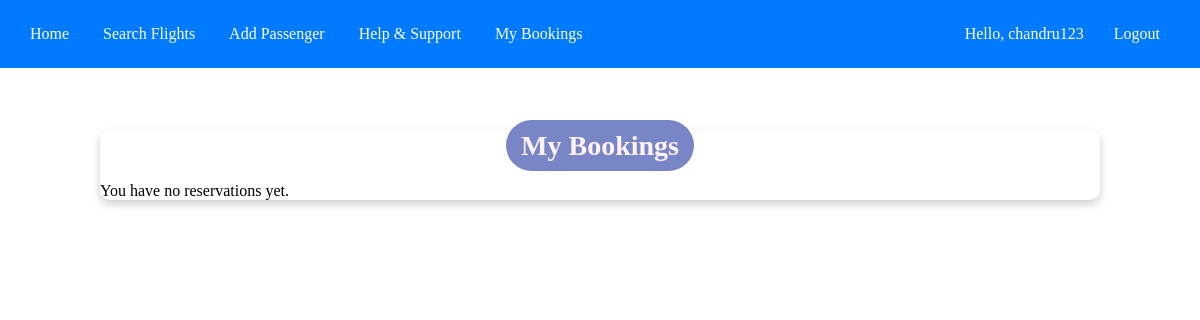
Page /my-bookings/ (signed in) on the earlier database version.
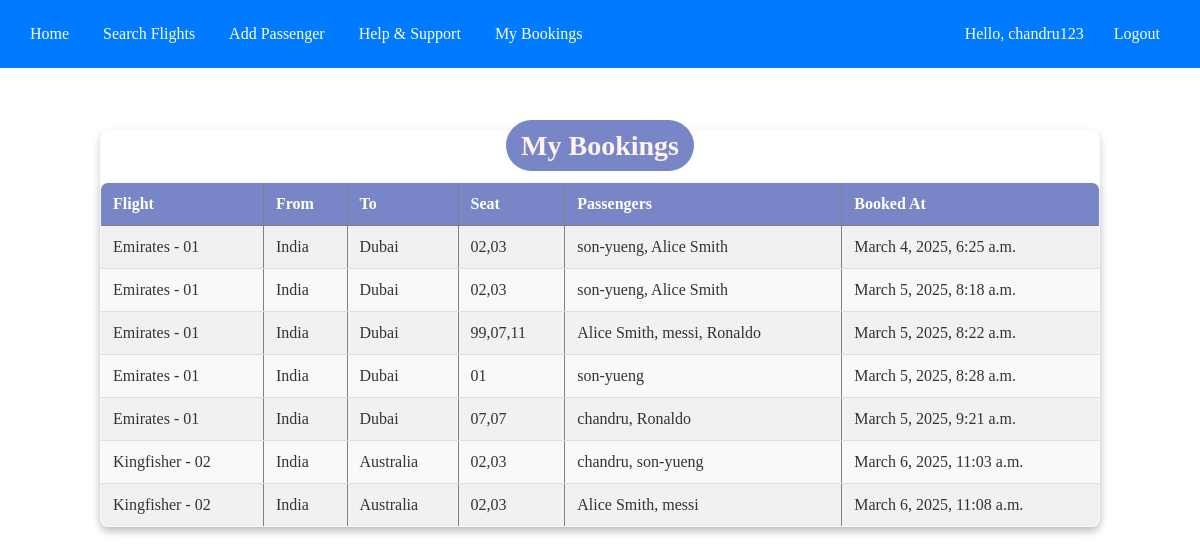
Same page on the later database version.
### reservations/models.py (models this page shows, shortened)
class Reservation(models.Model):
    user = models.ForeignKey(User, on_delete=models.CASCADE, null=True, blank=True)  # ✅ Allows NULL users
    flight = models.ForeignKey(Flight, on_delete=models.CASCADE)
    passengers = models.ManyToManyField(Passenger)  # ✅ Correct field name (plural)
    seat_number = models.CharField(max_length=20)
    booked_at = models.DateTimeField(auto_now_add=True)

class Flight(models.Model):
    airline = models.ForeignKey(Airline, on_delete=models.CASCADE)
    flight_number = models.CharField(max_length=10, unique=True)
    departure_city = models.CharField(max_length=100)
    destination_city = models.CharField(max_length=100)
    departure_time = models.DateTimeField()
    arrival_time = models.DateTimeField()
    price = models.DecimalField(max_digits=10, decimal_places=2)

class Airline(models.Model):
    name = models.CharField(max_length=100)
    code = models.CharField(max_length=10, unique=True)
    def __str__(self):
        return self.name

class Passenger(models.Model):
    user = models.OneToOneField(User, on_delete=models.CASCADE, null=True, blank=True)
    name = models.CharField(max_length=100)
    email = models.EmailField(unique=True)

### reservations/views.py (the view)
# urls.py: path('my-bookings/', my_bookings, name='my_bookings'),
@login_required
def my_bookings(request):
    bookings = Reservation.objects.filter(user=request.user).prefetch_related('passengers')  # ✅ Fetch only user's bookings
    for res in bookings:  # 🔥 Fix: Change 'reservations' to 'bookings'
        print(f"Reservation {res.id} - Passengers: {[p.name for p in res.passengers.all()]}")  # ✅ Debugging output
    return render(request, 'reservations/my_bookings.html', {'bookings': bookings})

### reservations/templates/reservations/my_bookings.html (shortened to what this page needs)
{% extends 'base.html' %}
{% load static %}
{% block extra_head %}
    <link rel="stylesheet" href="{% static 'css/mybookings.css' %}" />
{% endblock %}
{% block content %}
<div class="container">
    <h1><span class="mybook">My Bookings</span></h1>
    {% if bookings %}
        <table border="1">
            <tr>
                <th>Flight</th>
                <th>From</th>
                <th>To</th>
                <th>Seat</th>
                <th>Passengers</th>
                <th>Booked At</th>
            </tr>
            {% for booking in bookings %}
            <tr>
                <td>{{ booking.flight.airline }} - {{ booking.flight.flight_number }}</td>
                <td>{{ booking.flight.departure_city }}</td>
                <td>{{ booking.flight.destination_city }}</td>
                <td>{{ booking.seat_number }}</td>
                <td>
                    {% for passenger in booking.passengers.all %}
                        {{ passenger.name }}{% if not forloop.last %}, {% endif %}
                    {% endfor %}
                </td>
                <td>{{ booking.booked_at }}</td>
            </tr>
            {% endfor %}
        </table>
    {% else %}
        <p>You have no reservations yet.</p>
    {% endif %}
</div>
{% endblock %}

Differences in the rows shown:
added Reservation: flight.airline "Emirates", flight.flight_number "01", flight.departure_city "India", flight.destination_city "Dubai", seat_number "02,03", booked_at "March 4, 2025, 6:25 a.m."
now on this page (row unchanged): Passenger: name "son-yueng"
added Passenger: name "Alice Smith"
added Reservation: flight.airline "Emirates", flight.flight_number "01", flight.departure_city "India", flight.destination_city "Dubai", seat_number "02,03", booked_at "March 5, 2025, 8:18 a.m."
added Reservation: flight.airline "Emirates", flight.flight_number "01", flight.departure_city "India", flight.destination_city "Dubai", seat_number "99,07,11", booked_at "March 5, 2025, 8:22 a.m."
added Passenger: name "messi"
added Passenger: name "Ronaldo"
added Reservation: flight.airline "Emirates", flight.flight_number "01", flight.departure_city "India", flight.destination_city "Dubai", seat_number "01", booked_at "March 5, 2025, 8:28 a.m."
added Reservation: flight.airline "Emirates", flight.flight_number "01", flight.departure_city "India", flight.destination_city "Dubai", seat_number "07,07", booked_at "March 5, 2025, 9:21 a.m."
now on this page (row unchanged): Passenger: name "chandru"
added Reservation: flight.airline "Kingfisher", flight.flight_number "02", flight.departure_city "India", flight.destination_city "Australia", seat_number "02,03", booked_at "March 6, 2025, 11:03 a.m."
added Reservation: flight.airline "Kingfisher", flight.flight_number "02", flight.departure_city "India", flight.destination_city "Australia", seat_number "02,03", booked_at "March 6, 2025, 11:08 a.m."
Other differences:
text no longer shown: "You have no reservations yet."
text now shown: "Flight From To Seat Passengers Booked At"
